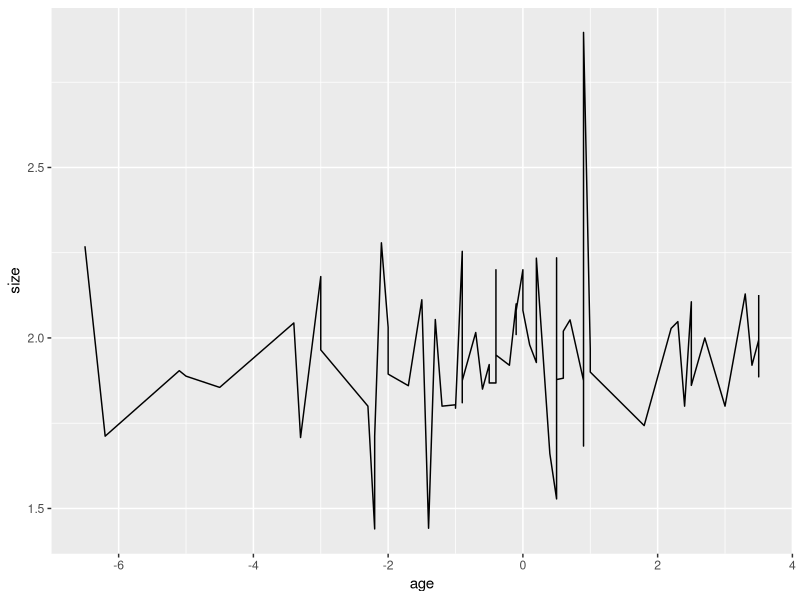
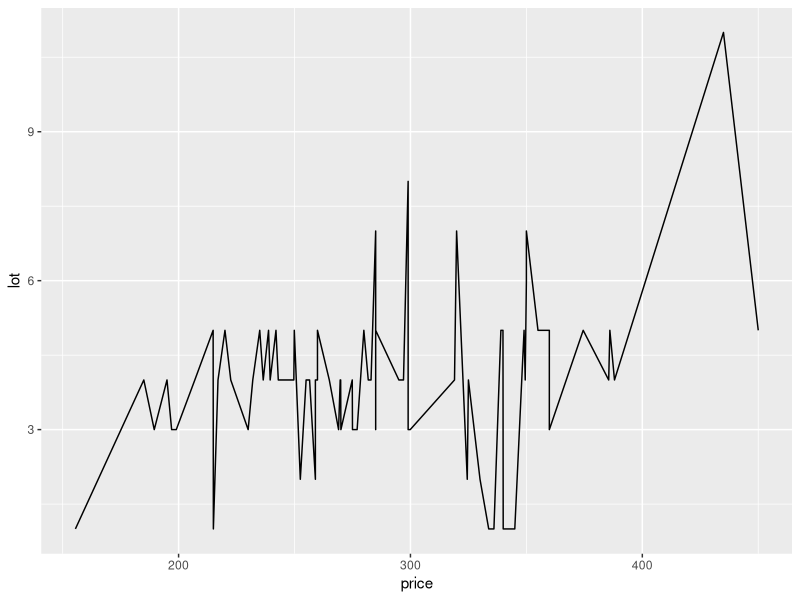
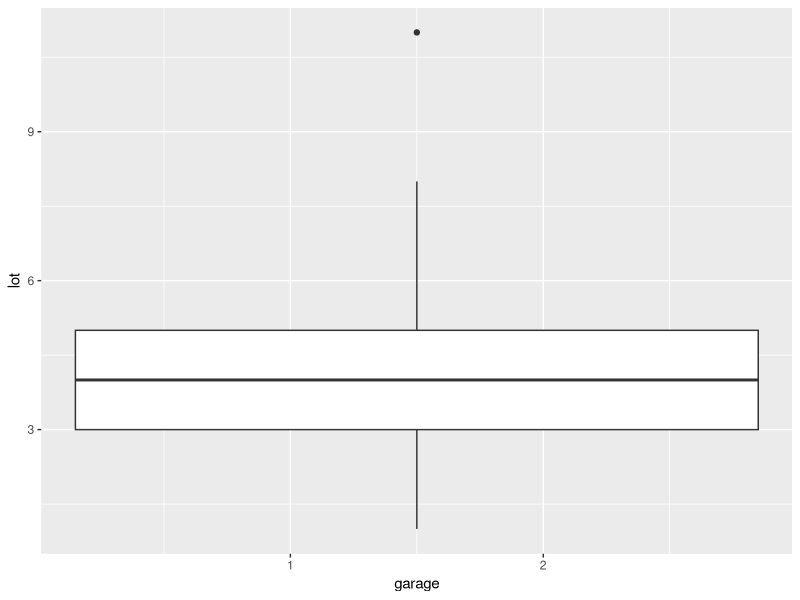
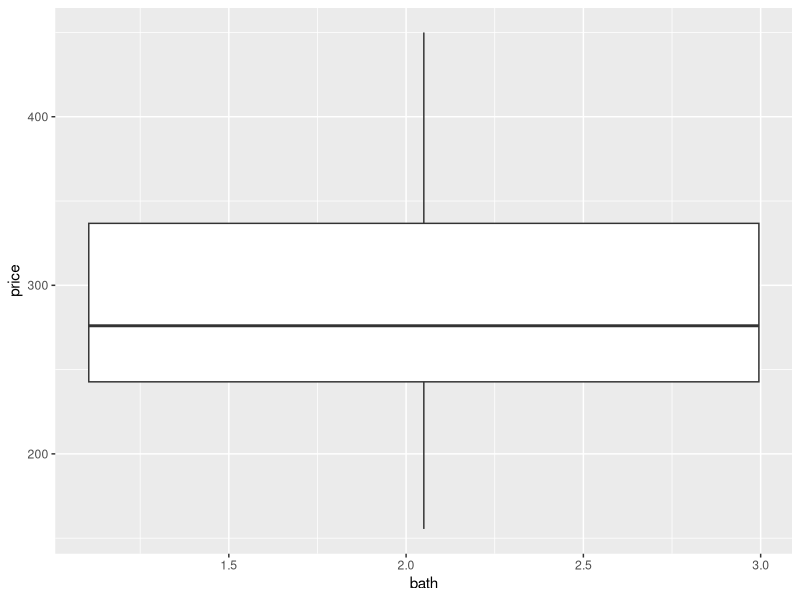
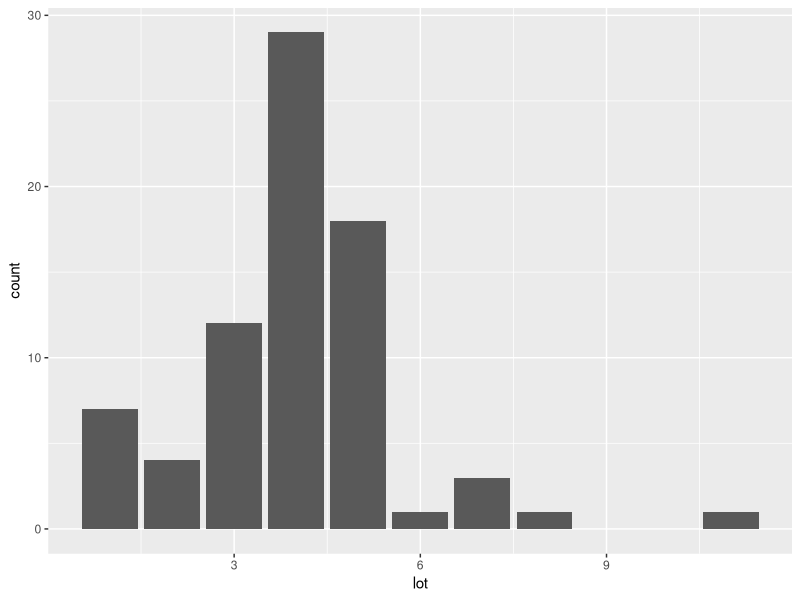
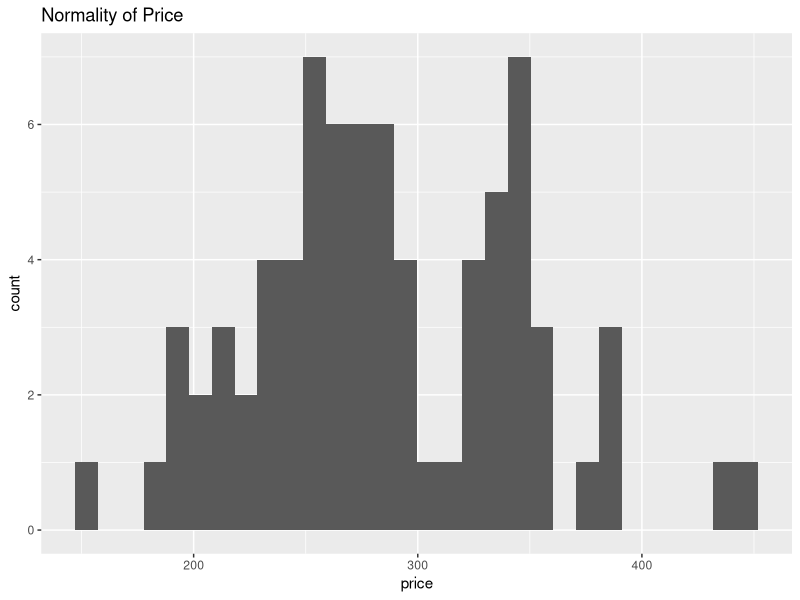

R code for these plots, in order:
## ---- chunk 1
knitr::opts_chunk$set(echo = TRUE)
## ---- chunk 2
# install.packages("tidyverse")
library(tidyverse)
# install.packages("readxl")
library(readxl)
# install.packages("ggplot2")
library(ggplot2)
## ---- chunk 3
eugene_homes <- read_excel(here::here("data","EugeneHomes.xlsx"))
## ---- chunk 4
eugene_homes%>%
  ggplot()+
  geom_line(mapping=aes(y=size,x=age))
  
eugene_homes%>%
  ggplot()+
  geom_line(mapping=aes(y=lot,x=price))


## ---- chunk 5
eugene_homes%>%
  ggplot()+
  geom_boxplot(mapping=aes(y=lot,x=garage))
## ---- chunk 6
eugene_homes%>%
  ggplot()+
  geom_boxplot(mapping=aes(y=price,x=bath))
## ---- chunk 7
eugene_homes%>%
  ggplot()+
  geom_bar(mapping=aes(x=lot))
## ---- chunk 8

eugene_homes%>%
  ggplot()+
  geom_histogram(mapping=aes(x=price))+
  labs(title="Normality of Price")

## ---- chunk 9
# eugene_homes%>%
# anova(y~age)

## ---- chunk 10

## ---- chunk 11
# lm(y~age+lot,)
